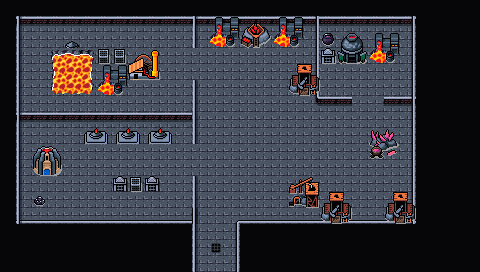

Tiled map render using the project's own tile images. Description and the map definition, with tile-layer contents summarised, below:
An orthogonal 30x17 tile map with 16x16 px tiles, 5 tile layers (Collision, Floor, Walls, Walls Supplementary, ...), 2 tilesets and 18 objects.

<map version="1.10" tiledversion="1.11.2" orientation="orthogonal" renderorder="right-down" width="30" height="17" tilewidth="16" tileheight="16" infinite="0" nextlayerid="9" nextobjectid="92">
 <editorsettings>
  <export target="wastetown..tmx" format="tmx" />
 </editorsettings>
 <properties>
  <property name="dungeonEffect" value="{&quot;startBattleWithCard&quot;: [ &quot;Darksteel Myr&quot;, &quot;Genesis Chamber&quot; ]}" />
 </properties>
 <tileset firstgid="1" source="../../../../common/maps/tileset/main.tsx" />
 <tileset firstgid="10113" source="../../../../common/maps/tileset/buildings.tsx" />
 <layer id="6" name="Collision" width="30" height="17">
  <data>[510 cells, 191 non-empty, 17 distinct tile ids]</data>
 </layer>
 <layer id="7" name="Floor" width="30" height="17">
  <data>[510 cells, 510 non-empty, 2 distinct tile ids]</data>
 </layer>
 <layer id="2" name="Walls" width="30" height="17">
  <data>[510 cells, 276 non-empty, 9 distinct tile ids]</data>
 </layer>
 <layer id="8" name="Walls Supplementary" width="30" height="17">
  <data>[510 cells, 20 non-empty, 11 distinct tile ids]</data>
 </layer>
 <layer id="3" name="Clutter" width="30" height="17">
  <properties>
   <property name="spriteLayer" type="bool" value="true" />
  </properties>
  <data>[510 cells, 139 non-empty, 42 distinct tile ids]</data>
 </layer>
 <objectgroup id="4" name="Objects">
  <object id="38" template="../../../../common/maps/obj/entry_up.tx" x="192" y="270.665" width="48" height="16">
   <properties>
    <property name="teleport" value="" />
   </properties>
  </object>
  <object id="50" template="../../../../common/maps/obj/enemy.tx" x="112.181" y="166.351">
   <properties>
    <property name="enemy" value="Bosh" />
    <property name="speedModifier" type="float" value="30" />
    <property name="threatRange" type="int" value="60" />
    <property name="waypoints" value="86,87" />
   </properties>
  </object>
  <object id="66" template="../../../../common/maps/obj/gold.tx" x="25.3334" y="144" />
  <object id="67" template="../../../../common/maps/obj/enemy.tx" x="258.671" y="154.858">
   <properties>
    <property name="enemy" value="Graaz" />
    <property name="speedModifier" type="float" value="20" />
    <property name="threatRange" type="int" value="40" />
    <property name="waypoints" value="78,79,85,92" />
   </properties>
  </object>
  <object id="69" template="../../../../common/maps/obj/enemy.tx" x="360.086" y="110.375">
   <properties>
    <property name="effect" value="{&quot;startBattleWithCard&quot;: [&quot;Myr Matrix|DST&quot;, &quot;Myr Scrapling|MH2&quot;]}" />
    <property name="enemy" value="Urtet" />
    <property name="threatRange" type="int" value="0" />
    <property name="waypoints" value="" />
   </properties>
  </object>
  <object id="72" template="../../../../common/maps/obj/gold.tx" x="392.167" y="85.8333" />
  <object id="74" template="../../../../common/maps/obj/booster.tx" x="57" y="206">
   <properties>
    <property name="reward">[
  {
    "editions": [ "MBS" ],
    "type": "card",
    "count": 10,
    "rarity": [ "Common" ]
  },
  {
    "editions": [ "MBS" ],
    "type": "card",
    "count": 3,
    "rarity": [ "Uncommon" ]
  },
  {
    "editions": [ "MBS" ],
    "type": "card",
    "count": 1,
    "rarity": [ "Rare", "Mythic Rare" ]
  }
]
</property>
   </properties>
  </object>
  <object id="76" template="../../../../common/maps/obj/manashards.tx" x="359.333" y="220" />
  <object id="78" template="../../../../common/maps/obj/waypoint.tx" x="219.833" y="188.167" />
  <object id="79" template="../../../../common/maps/obj/waypoint.tx" x="223.333" y="104.5" />
  <object id="82" template="../../../../common/maps/obj/waypoint.tx" x="342.333" y="188" />
  <object id="85" template="../../../../common/maps/obj/waypoint.tx" x="309" y="123" />
  <object id="86" template="../../../../common/maps/obj/waypoint.tx" x="171" y="168.5" />
  <object id="87" template="../../../../common/maps/obj/waypoint.tx" x="68.5" y="165.5" />
  <object id="88" template="../../../../common/maps/obj/dialog.tx" x="193.084" y="226.75" width="46.167" height="15.5" visible="1">
   <properties>
    <property name="dialog">[
{
   "text": "The factory ahead of you is full of myr running back and forth, working endlessly at all manner of tasks. Other more fearsome constructs also move about, the sound of metal scraping on metal breaking through even the constant din of the machinery.",
   "options": [{
      "name": "(Continue)", "action": [{"deleteMapObject":-1}]}]
}
]</property>
   </properties>
  </object>
  <object id="89" template="../../../../common/maps/obj/booster.tx" x="328.124" y="86.2655">
   <properties>
    <property name="reward">[
  {
    "editions": [ "DST" ],
    "type": "card",
    "count": 10,
    "rarity": [ "Common" ]
  },
  {
    "editions": [ "DST" ],
    "type": "card",
    "count": 3,
    "rarity": [ "Uncommon" ]
  },
  {
    "editions": [ "DST" ],
    "type": "card",
    "count": 1,
    "rarity": [ "Rare", "Mythic Rare" ]
  }
]
</property>
   </properties>
  </object>
  <object id="90" template="../../../../common/maps/obj/shop.tx" x="128.773" y="89.375" width="30.5" height="15.5">
   <properties>
    <property name="commonShopList" value="Assembly" />
    <property name="noRestock" type="bool" value="false" />
    <property name="signXOffset" type="float" value="30" />
    <property name="signYOffset" type="float" value="0" />
   </properties>
  </object>
  <object id="91" template="../../../../common/maps/obj/dialog.tx" x="126.325" y="98.9545" width="36.167" height="16" visible="1">
   <properties>
    <property name="dialog">[
{
   "text": "The robotic voice of a myr rings out from the fortified storefront ahead. 
'Insert gold and select your wares. Many fine myr and other constructs are available to purchase.'",
   "options": [{
      "name": "(Continue)", "action": [{"deleteMapObject":-1}]}]
}
]</property>
   </properties>
  </object>
 </objectgroup>
</map>
